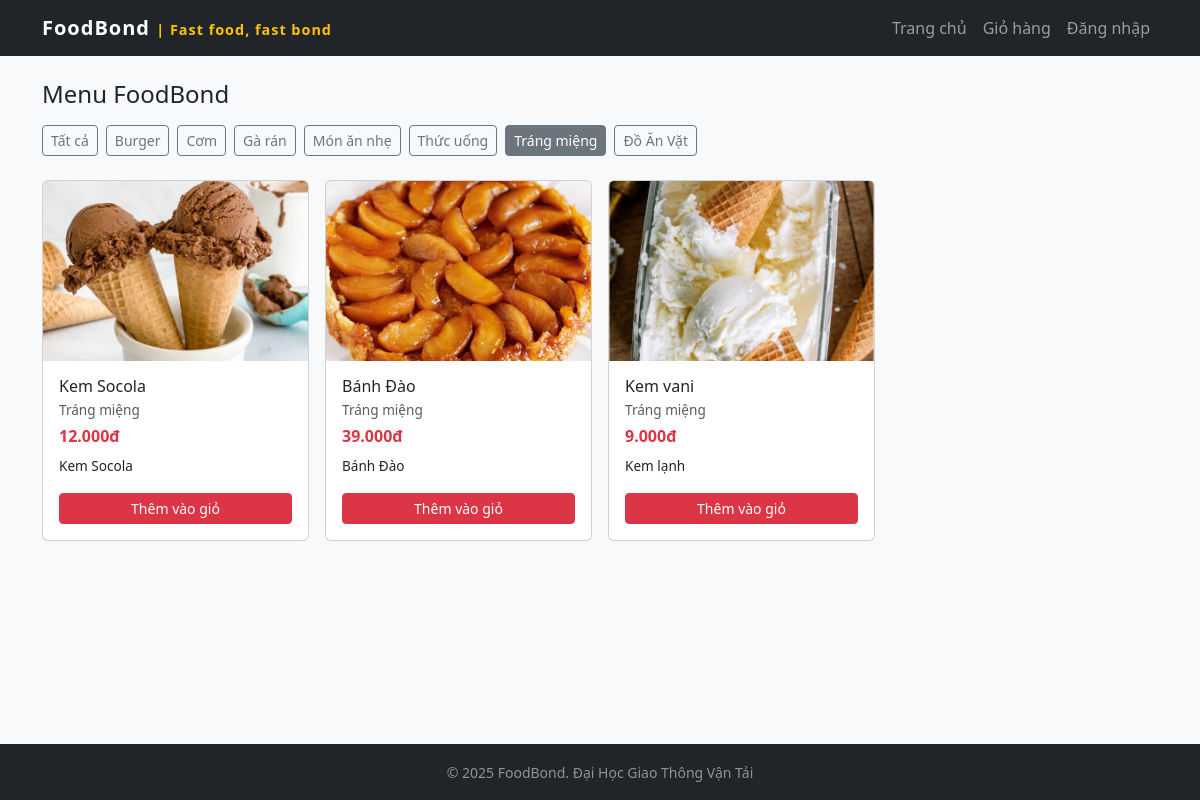
Page /index.php?cat=6 on the committed database.
### tables this page shows
CREATE TABLE `categories` (
  `category_id` int(11) NOT NULL,
  `category_name` varchar(100) DEFAULT NULL
);

CREATE TABLE `products` (
  `product_id` int(11) NOT NULL,
  `category_id` int(11) DEFAULT NULL,
  `product_name` varchar(150) DEFAULT NULL,
  `description` text DEFAULT NULL,
  `price` decimal(10,2) DEFAULT NULL,
  `image` varchar(255) DEFAULT NULL,
  `created_at` timestamp NOT NULL DEFAULT current_timestamp()
);

### index.php (the view)
<?php
include 'header.php';
$sqlCategories = "SELECT * FROM categories ORDER BY category_name";
$rsCategories = mysqli_query($conn, $sqlCategories);
$catFilter = isset($_GET['cat']) ? (int)$_GET['cat'] : 0;
$sqlProducts = ($catFilter > 0) ? "
        SELECT p.*, c.category_name
        FROM products p
        JOIN categories c ON p.category_id = c.category_id
        WHERE p.category_id = $catFilter
        ORDER BY p.created_at DESC
    "
    :
    "
        SELECT p.*, c.category_name
        FROM products p
        JOIN categories c ON p.category_id = c.category_id
        ORDER BY p.created_at DESC
    ";
$rsProducts = mysqli_query($conn, $sqlProducts);
?>
<h2 class="h4 mb-3">Menu FoodBond</h2>
<div class="d-flex flex-wrap mb-3">
    <a href="index.php"
       class="btn btn-sm <?php echo $catFilter ? 'btn-outline-secondary' : 'btn-secondary'; ?> me-2 mb-2">
        Tất cả
    </a>
    <?php while ($cat = mysqli_fetch_assoc($rsCategories)) : ?>
        <a href="index.php?cat=<?php echo $cat['category_id']; ?>"
           class="btn btn-sm <?php echo ($catFilter == $cat['category_id']) ? 'btn-secondary' : 'btn-outline-secondary'; ?> me-2 mb-2">
            <?php echo htmlspecialchars($cat['category_name']); ?>
        </a>
    <?php endwhile; ?>
</div>
<div class="row g-3">
    <?php if (mysqli_num_rows($rsProducts) > 0): ?>
        <?php while ($p = mysqli_fetch_assoc($rsProducts)) : ?>
            <div class="col-6 col-md-4 col-lg-3">
                <div class="card h-100">
                    <?php if (!empty($p['image'])): ?>
                        <img src="images/<?php echo htmlspecialchars($p['image']); ?>" class="card-img-top" style="height:180px;object-fit:cover;">
                    <?php else: ?>
                        <img src="https://via.placeholder.com/300x180?text=FoodBond"
                             class="card-img-top">
                    <?php endif; ?>
                    <div class="card-body d-flex flex-column">
                        <h5 class="card-title mb-1" style="font-size:1rem;">
                            <?php echo htmlspecialchars($p['product_name']); ?>
                        </h5>
                        <p class="text-muted mb-1" style="font-size:0.85rem;">
                            <?php echo htmlspecialchars($p['category_name']); ?>
                        </p>
                        <p class="fw-bold text-danger mb-2">
                            <?php echo number_format($p['price'], 0, ',', '.'); ?>đ
                        </p>
                        <p class="mb-3" style="font-size:0.85rem; flex-grow:1;">
                            <?php echo htmlspecialchars(mb_strimwidth($p['description'], 0, 60, "...")); ?>
                        </p>
                        <a href="cart.php?action=add&id=<?php echo $p['product_id']; ?>"
                        class="btn btn-sm btn-danger mt-auto add-to-cart-btn"
                        data-id="<?php echo $p['product_id']; ?>">
                            Thêm vào giỏ
                        </a>
                    </div>
                </div>
            </div>
        <?php endwhile; ?>
    <?php else: ?>
        <div class="col-12">
            <div class="alert alert-info">Không có món nào trong danh mục này.</div>
        </div>
    <?php endif; ?>
</div>
<?php include 'footer.php'; ?>

### header.php (style rules this page uses)
html, body { height: 100%; }
body { background-color: #f8f9fa; display: flex; flex-direction: column; }

### rows in the picture
categories: category_name "Burger"
categories: category_name "Cơm"
categories: category_name "Gà rán"
categories: category_name "Món ăn nhẹ"
categories: category_name "Thức uống"
categories: category_name "Tráng miệng"
categories: category_name "Đồ Ăn Vặt"
products: image (picture), product_name "Kem Socola", category.category_name "Tráng miệng", price "12.000", description "Kem Socola"
products: image (picture), product_name "Bánh Đào", category.category_name "Tráng miệng", price "39.000", description "Bánh Đào"
products: image (picture), product_name "Kem vani", category.category_name "Tráng miệng", price "9.000", description "Kem lạnh"
